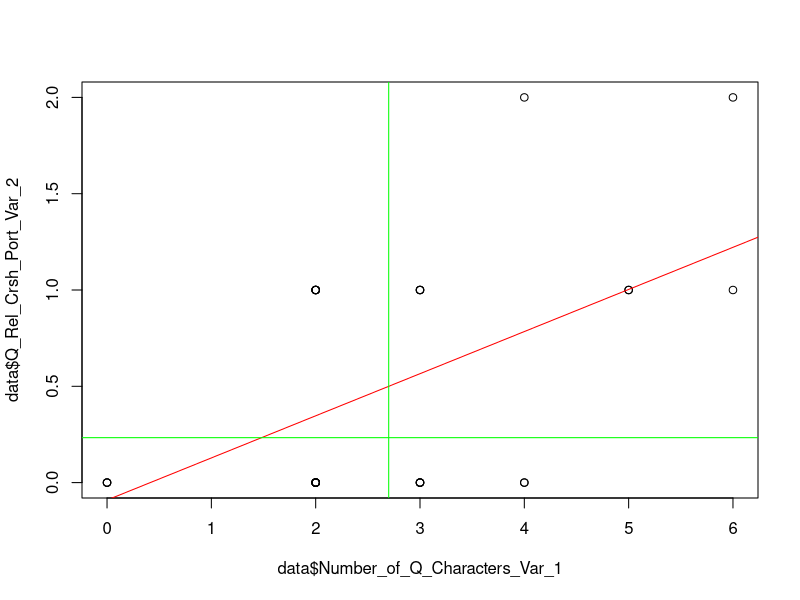
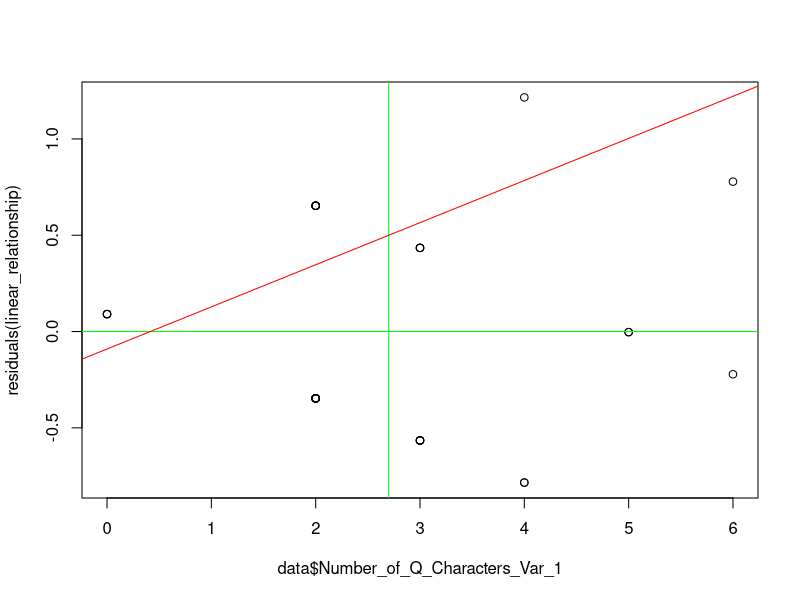

The R script that drew these images, in order:
## Project:  STA 215, Fall 2023, Final Project
# Located:   Kline TCNJ Google Drive
# File Name: template
# Date:      2023_11_16
# Who:       Zachary D. Kline



## Load packages
# NOTE: Run base.R if these commands return an error!
library(readr)
library(dplyr)
library(tidytext)
library(tidyverse)
library(ggplot2)
library(haven)
library(forcats)
library(psych)

# Load data 
data <- read_delim("raw_data.csv")



##################################################################################
############### STEP 1: Table 1    ####################   
##################################################################################
mean(data$Number_of_Q_Characters_Var_1)
sd(data$Number_of_Q_Characters_Var_1)
table(data$Number_of_Q_Characters_Var_1)
describe(data$Number_of_Q_Characters_Var_1)
summary(data$Number_of_Q_Characters_Var_1)

mean(data$Q_Rel_Crsh_Ment_Var_2)
sd(data$Q_Rel_Crsh_Ment_Var_2)
table(data$Q_Rel_Crsh_Ment_Var_2)
describe(data$Q_Rel_Crsh_Ment_Var_2)
summary(data$Q_Rel_Crsh_Ment_Var_2)

table(data$Q_Character_Present_Var_1)

table(data$Q_Rel_Crsh_Port_Var_2)

##################################################################################
####################  STEP 2: Table  2             ####################   
##################################################################################
table(data$Q_Character_Present_Var_1, data$Q_Rel_Crsh_Ment_Var_2)

##################################################################################
####################   STEP 3: Chi squared test             ####################   
##################################################################################
chisq.test(table(data$Q_Character_Present_Var_1, data$Q_Rel_Crsh_Ment_Var_2))

##################################################################################
####################  STEP 4: ANOVA                ####################   
##################################################################################
anova <- aov(Number_of_Q_Characters_Var_1 ~ Q_Character_Present_Var_1, data = data)
summary(anova)
anova_adapted <- aov(Number_of_Q_Characters_Var_1 ~ Q_Character_Present_Var_1, data = data)
summary(anova_adapted)

##################################################################################
####################  STEP 5: Correlation                ####################   
##################################################################################
cor(data$Number_of_Q_Characters_Var_1, data$Q_Rel_Crsh_Port_Var_2)

##################################################################################
####################  STEP 6: Linear Regression                ####################   
##################################################################################
linear_relationship <- lm(Q_Rel_Crsh_Port_Var_2 ~ Number_of_Q_Characters_Var_1, data = data)
summary(linear_relationship)
##################################################################################
####################  STEP 7: Figure 1                                ####################   
##################################################################################
plot(data$Number_of_Q_Characters_Var_1, data$Q_Rel_Crsh_Port_Var_2)
abline(linear_relationship, col = "red")
abline(h=0.2333333, col = "green")
abline(v = 2.7, col = "green")
##################################################################################
####################  STEP 8: Examine residuals                     ####################   
##################################################################################
plot(data$Number_of_Q_Characters_Var_1, residuals(linear_relationship))
abline(v = 2.7, col = "green")
mean(residuals(linear_relationship))
abline(h = -1.895932e-17, col = "green")
abline(linear_relationship, col = "red")
